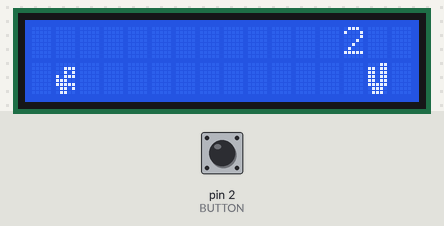
The sketch below on a simulated Arduino Uno, built with avr-gcc and run on an emulated ATmega328P. Shown: 16×2 character LCD. Inputs (shaded band) come from the test bench; at power-on: pin 2 (BUTTON) HIGH. Random numbers use the default seed unless the sketch sets one.

Above: at 1.2 s.
1.3 s: pin 2 (BUTTON) pulled LOW for 0.45 s
At 1.9 s:
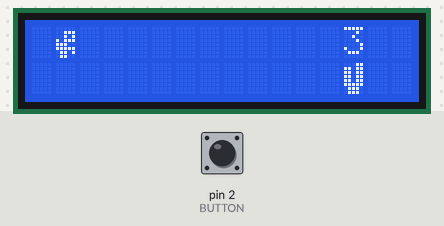
3.2 s: pin 2 (BUTTON) pulled LOW for 1 s
At 4.1 s:
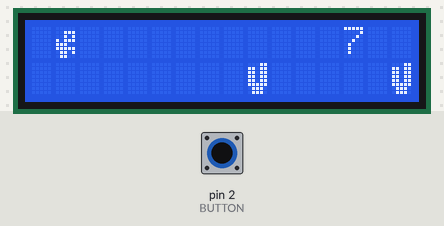
7.2 s: pin 2 (BUTTON) pulled LOW for 3.2 s
At 11.3 s:
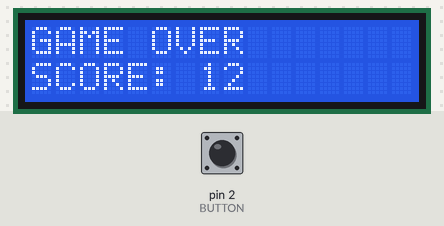
Timing chart, 0 to 12.8 s (numbered marks = the images above; inputs shaded):
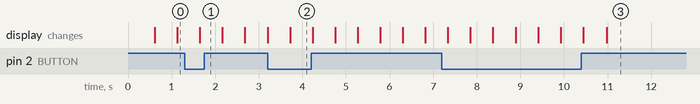

The sketch:

00_practice_02.ino
```cpp
#include <Wire.h>
#include <LiquidCrystal_I2C.h>

LiquidCrystal_I2C lcd(0x27, 16, 2);

byte dino [8]
{ B00000,
  B00111,
  B00101,
  B10111,
  B11100,
  B11111,
  B01101,
  B01100,
};

byte tree [8]
{
  B00011,
  B11011,
  B11011,
  B11011,
  B11011,
  B11111,
  B01110,
  B01110
};

const int BUTTON = 2;
const int LCD = 16;
const int TREE = 6;
const int DINO = 7;

boolean isPlaying = true;
boolean isDinoOnGround = true;

int score = 0;
boolean buttonPressed = false;

void setup() {
  Wire.begin();
  lcd.init();
  lcd.backlight();
  lcd.createChar(DINO, dino);
  lcd.createChar(TREE, tree);
  pinMode(BUTTON, INPUT_PULLUP);
}

void loop() {
  lcd.clear();

  if (isPlaying) {
    handleGame();
  } else {
    if (digitalRead(BUTTON) == LOW && !buttonPressed) {
      buttonPressed = true;
      isPlaying = true;
      delay(500);
    } else if (digitalRead(BUTTON) == HIGH && buttonPressed) {
      buttonPressed = false;
    }
  }

  delay(300);
}

void handleGame() {
  lcd.clear();

  int buttonPressedTimes = 0;

  int secondPosition = random(4, 9);
  int thirdPosition = random(4, 9);
  int firstTreePosition = LCD;
  const int columnValueToStopMoveTrees = -(secondPosition + thirdPosition);

  for (; firstTreePosition >= columnValueToStopMoveTrees; firstTreePosition--) {
    lcd.setCursor(13, 0);
    lcd.print(score);

    defineDinoPosition();

    int secondTreePosition = firstTreePosition + secondPosition;
    int thirdTreePosition = secondTreePosition + thirdPosition;

    showTree(firstTreePosition);
    showTree(secondTreePosition);
    showTree(thirdTreePosition);

    if (isDinoOnGround) {
      if (firstTreePosition == 1 || secondTreePosition == 1 || thirdTreePosition == 1) {
        handleGameOver();
        isPlaying = false;
        delay(5000);
        break;
      }
      buttonPressedTimes = 0;

    } else {
      if (buttonPressedTimes > 2) {
        score -= 3;
      }

      buttonPressedTimes++;
    }

    score++;
    delay(500);
  }
}

void handleGameOver() {
  lcd.clear();
  lcd.print("GAME OVER");

  lcd.setCursor(0, 1);
  lcd.print("SCORE: ");
  lcd.print(score);

  score = 0;

  delay(2000);
}

void showTree(int position) {
  lcd.setCursor(position, 1);
  lcd.write(TREE);
  lcd.setCursor(position + 1, 1);
  lcd.print(" ");
}

void defineDinoPosition() {
  if (digitalRead(BUTTON) == LOW) {
    putDinoOnAir();
  } else {
    putDinoOnGround();
  }
}

void putDinoOnGround() {
  lcd.setCursor(1, 1);
  lcd.write(DINO);
  lcd.setCursor(1, 0);
  lcd.print(" ");

  isDinoOnGround = true;
}

void putDinoOnAir() {
  lcd.setCursor(1, 0);
  lcd.write(DINO);
  lcd.setCursor(1, 1);
  lcd.print(" ");

  isDinoOnGround = false;
}
```
